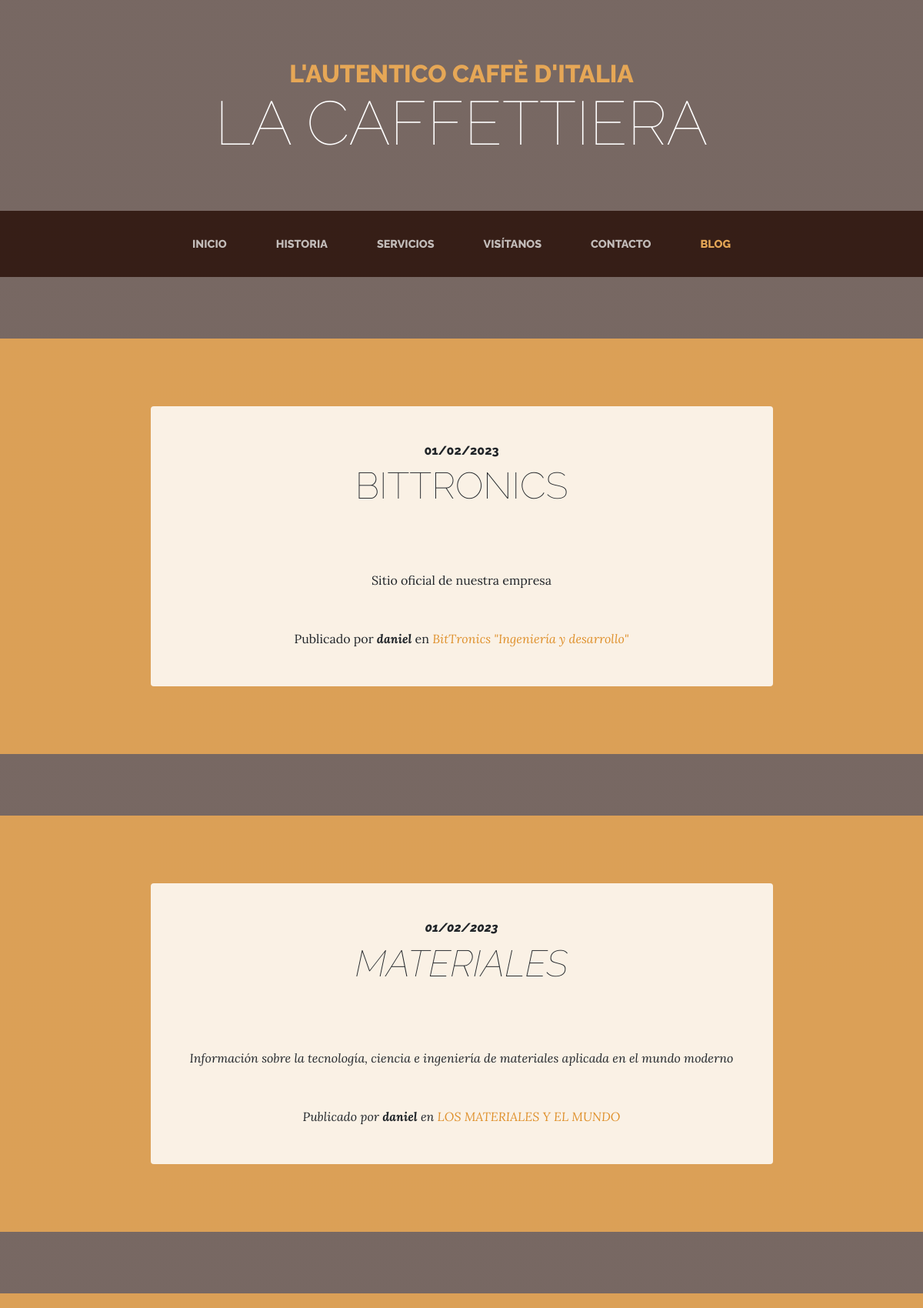
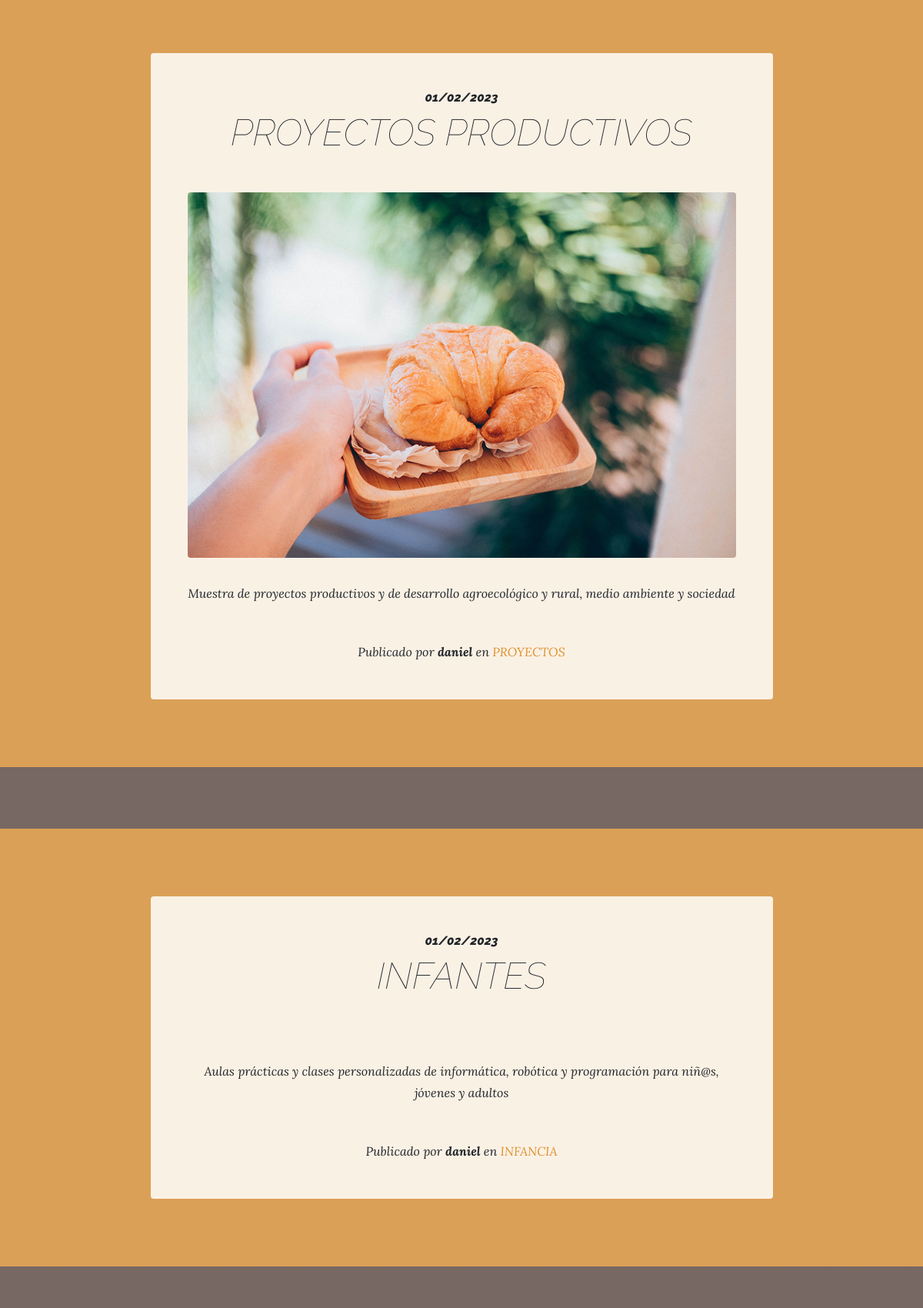
Screenshot of /blog/ (upper part) with the database file from the repository (2 pictures, top to bottom).
### blog/models.py (models this page shows, shortened)
class Post(models.Model):
    title=models.CharField(max_length=100,verbose_name='Título')
    content=models.TextField(verbose_name='Contenido')
    published=models.DateTimeField(verbose_name='Fecha de publicación',default=now)
    image=models.ImageField(null=True,blank=True,verbose_name='Imagen',upload_to='blog')
    author=models.ForeignKey(User,verbose_name='Autor',on_delete=models.CASCADE)            #AUTOR LLAVE FORANEA DEL MODELO USER PARA DJANGO GESTIONAR USUARIOS
    categories=models.ManyToManyField(Category,verbose_name='Categoría',related_name='get_posts')                       #CATEGORIA PARA GESTIONAR UNA CATEGORIA CON VARIAS ENTRADAS
    created=models.DateTimeField(auto_now_add=True, verbose_name='Fecha de creación')
    updated=models.DateTimeField(auto_now=True, verbose_name='Fecha de edición')
    class Meta:
        verbose_name='entrada'
        verbose_name_plural='entradas'
        ordering=['-created']

class Category (models.Model):
    name=models.CharField(max_length=50, verbose_name='Nombre de categoría')
    created=models.DateTimeField(auto_now_add=True, verbose_name='Fecha de creación')
    updated=models.DateTimeField(auto_now=True, verbose_name='Fecha de edición')
    class Meta:
        verbose_name="categoría"
        verbose_name_plural="categorías"
        ordering=['-created']

### blog/views.py (the view)
# urls.py: path('', views.blog, name='blog'),     #path pegado desde urls.py de la app core
def blog(request):
    posts=Post.objects.all()                                     #se agregan todos los objetos creados en BD desde blog
    return render(request, 'blog/blog.html',{'posts':posts})          #agregamos el diccionario de contexto

### pages/templatetags/pages_extras.py (called while the page is built)
@register.simple_tag        #decorador
def get_page_list():
    pages=Page.objects.all()
    return pages

### social/processors.py (called while the page is built)
def ctx_dict(request):              #diccionario de contexto segùn requerimiento del cliente
    ctx={}                          #diccionario vacio
    links=Link.objects.all()        #se toman todos los objetos de Link y se pasa a links
    for link in links:
        ctx[link.key]=link.url
    return ctx

### blog/templates/blog/blog.html (shortened to what this page needs)
{% extends 'core/base.html' %}
{% load static %}
{% block content %}
  {% for post in posts %}
    <section class="page-section cta">
      <div class="container">
        <div class="row">
          <div class="col-xl-9 mx-auto">
            <div class="cta-innerv text-center rounded">
              <h2 class="section-heading mb-5">
                <span class="section-heading-upper">{{post.published|date:'SHORT_DATE_FORMAT'}}</span>
                <span class="section-heading-lower">{{post.title}}</span>
              </h2>
              <p class="mb-0">
                {% if post.image %}
                  <img class="mx-auto d-flex rounded img-fluid mb-3 mb-lg-0" src="{{ post.image.url }}" alt="">
                {% endif %}
              </p>
              <p class="mb-0 mbt">
                {{post.content|linebreaks}}
              </p>
              <p class="mb-0 mbt">
                <span class="section-heading-under">Publicado por <em><b>{{post.author}}</b></em> en
                    <em>
                        {%for category in post.categories.all %}
                        <em><a href="{% url 'category' category.id %}" class="link"> {{category.name}} </a>
                        {%endfor%}
                    </em>
                </span>
              </p>
            </div>
          </div>
        </div>
      </div>
    </section>
  {% endfor %}
{% endblock %}

### core/static/core/css/business-casual.css (style rules this page uses)
body { font-family: 'Lora'; background: linear-gradient(rgba(47, 23, 15, 0.65), rgba(47, 23, 15, 0.65)), url("../img/bg.jpg"); background-attachment: fixed; background-position: center; background-size: cover; }
h1, h2, h3, h4, h5, h6 { font-family: 'Raleway'; }
p { line-height: 1.75; }
.page-section { margin-top: 5rem; margin-bottom: 5rem; }
.section-heading { text-transform: uppercase; }
.section-heading .section-heading-upper { display: block; font-size: 1rem; font-weight: 800; padding-bottom:.5rem; }
.section-heading .section-heading-lower { display: block; font-size: 3rem; font-weight: 100; }
.cta { padding-top: 5rem; padding-bottom: 5rem; background-color: rgba(230, 167, 86, 0.9); }
.cta .cta-innerv { position: relative; padding: 3rem; margin: 0.5rem; background-color: rgba(255, 255, 255, 0.85); }
.mbt { padding-top: 2rem; }
a.link { color: #df902a; }

### rows the page displays
Post: published "01/02/2023", title "BITTRONICS", content "Sitio oficial de nuestra empresa", author "daniel"
Category: name "BitTronics \"Ingeniería y desarrollo\""
Post: published "01/02/2023", title "MATERIALES", content "Información sobre la tecnología, ciencia e ingeniería de materiales aplicada en el mundo moderno", author "daniel"
Category: name "LOS MATERIALES Y EL MUNDO"
Post: published "01/02/2023", title "PROYECTOS PRODUCTIVOS", image (picture), content "Muestra de proyectos productivos y de desarrollo agroecológico y rural, medio ambiente y sociedad", author "daniel"
Category: name "PROYECTOS"
Post: published "01/02/2023", title "INFANTES", content "Aulas prácticas y clases personalizadas de informática, robótica y programación para niñ@s, jóvenes y adultos", author "daniel"
Category: name "INFANCIA"
